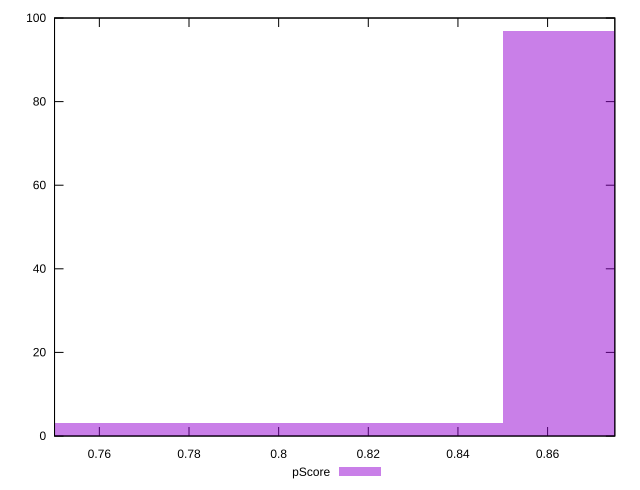

Here is the gnuplot script that generated this plot:
reset

$pScore <<EOF
0.9 97
0.8 3
EOF

set key outside below
set boxwidth 0.1
set xrange [0.75:0.875]
set yrange [0:100]
set trange [0:100]
set style fill transparent solid 0.5 noborder
set terminal svg size 640, 490 enhanced background rgb 'white'
set output "report_00025_2021-02-22T21:38:55.199Z/unused-css-rules/samples/pages+cached+noadtech/pScore/histogram.svg"

plot $pScore title "pScore" with boxes

reset
